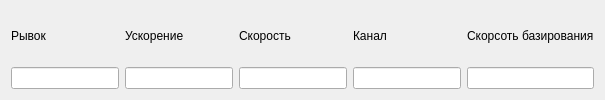
                 <widget class="QWidget" name="tab_6">
                  <attribute name="title">
                   <string>Ось A</string>
                  </attribute>
                  <layout class="QGridLayout" name="gridLayout_29">
                   <item row="0" column="0">
                    <widget class="QLabel" name="label_31">
                     <property name="text">
                      <string>Рывок</string>
                     </property>
                    </widget>
                   </item>
                   <item row="0" column="1">
                    <widget class="QLabel" name="label_28">
                     <property name="text">
                      <string>Ускорение</string>
                     </property>
                    </widget>
                   </item>
                   <item row="0" column="2">
                    <widget class="QLabel" name="label_29">
                     <property name="text">
                      <string>Скорость</string>
                     </property>
                    </widget>
                   </item>
                   <item row="0" column="3">
                    <widget class="QLabel" name="label_30">
                     <property name="text">
                      <string>Канал</string>
                     </property>
                    </widget>
                   </item>
                   <item row="0" column="4">
                    <widget class="QLabel" name="label_27">
                     <property name="text">
                      <string>Скорсоть базирования</string>
                     </property>
                    </widget>
                   </item>
                   <item row="1" column="0">
                    <widget class="QLineEdit" name="lineEdit_31"/>
                   </item>
                   <item row="1" column="1">
                    <widget class="QLineEdit" name="lineEdit_32"/>
                   </item>
                   <item row="1" column="2">
                    <widget class="QLineEdit" name="lineEdit_33"/>
                   </item>
                   <item row="1" column="3">
                    <widget class="QLineEdit" name="lineEdit_34"/>
                   </item>
                   <item row="1" column="4">
                    <widget class="QLineEdit" name="lineEdit_35"/>
                   </item>
                  </layout>
                 </widget>
